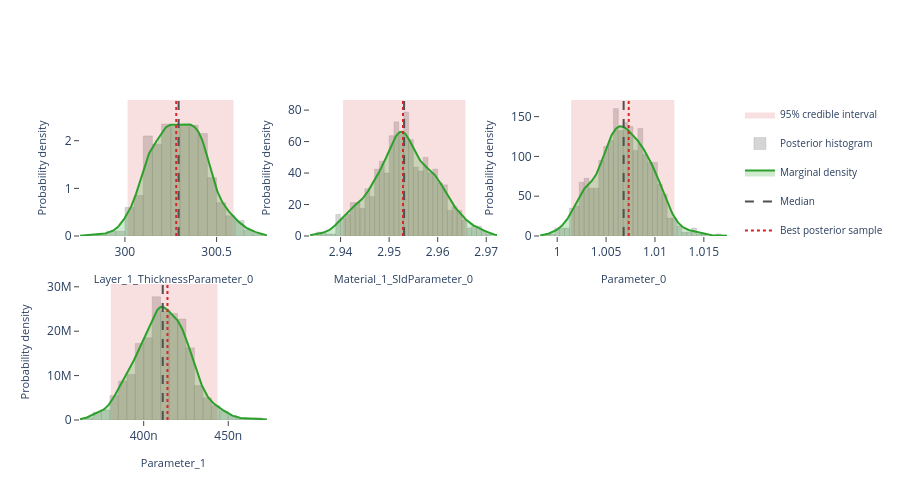

Here is the notebook cell this chart was saved with:
### Markdown cell above
## Interactive posterior plots

The next three cells render the same Plotly figures that are shown on the
Bayesian Posterior tab of the EasyReflectometryApp:

* **Marginals** — per-parameter distribution: histogram + smooth KDE marginal,
  shaded 95% credible interval, and median / best-sample lines
  (`plot_distribution` or `posterior.distribution()`)
* **Corner plot** — pairwise marginals + 2-D contours + scatter (`plot_corner`)
* **Traces** — per-chain trace + marginal histogram (`plot_trace`)

The standalone helpers are called with ``return_figure=True`` so they return a
Plotly ``Figure`` that we render in the notebook with ``fig.show()``; the
``PosteriorResults`` methods return the figure directly.

### Code cell
# ---- Marginal posterior distributions ---------------------------------------
# One panel per free parameter, each overlaying the posterior histogram, a
# smooth Gaussian-KDE marginal, the shaded 95% credible interval, and the
# median / best-sample reference lines.  Mirrors the "Marginals" sub-tab in
# the EasyReflectometryApp.

# The PosteriorResults method passes ``logp`` through automatically so the
# best posterior sample (MAP) line is drawn:
fig = posterior.distribution()
fig.show()

# Standalone equivalent (pass ``logp`` to get the best-sample line):
# fig = plot_distribution(
#     posterior.draws,
#     posterior.param_names,
#     logp=posterior.logp,
#     return_figure=True,
# )
# fig.show()

### Figure 1 — Plotly figure (JSON) as saved in the notebook; plotly's stock layout.template omitted (floating-point values rounded to 4 significant figures; data arrays with more than 128 entries replaced by an {"elided": "..."} marker saying what was removed)
{"data": [{"fill": "toself", "fillcolor": "rgba(214, 39, 40, 0.14)", "hoverinfo": "skip", "legendgroup": "95% credible interval", "line": {"color": "rgba(214, 39, 40, 0.14)", "width": 0}, "mode": "lines", "name": "95% credible interval", "showlegend": true, "type": "scatter", "x": [300.0, 300.6, 300.6, 300.0, 300.0], "xaxis": "x", "y": [0.0, 0.0, 2.854, 2.854, 0.0], "yaxis": "y"}, {"histnorm": "probability density", "hovertemplate": "sample=%{x:.4f}<br>density: %{y:.2f}<extra></extra>", "legendgroup": "histogram", "marker": {"color": "rgba(120, 120, 120, 0.38)", "line": {"color": "rgba(120, 120, 120, 0.24)", "width": 1}}, "name": "Posterior histogram", "nbinsx": 40, "opacity": 0.82, "showlegend": true, "type": "histogram", "x": {"elided": "800 float values"}, "xaxis": "x", "yaxis": "y"}, {"fill": "tozeroy", "fillcolor": "rgba(44, 160, 44, 0.22)", "hovertemplate": "Layer_1_ThicknessParameter_0: %{x:.4f}<br>density: %{y:.4f}<extra></extra>", "legendgroup": "marginal", "line": {"color": "rgb(44, 160, 44)", "width": 2}, "mode": "lines", "name": "Marginal density", "showlegend": true, "type": "scatter", "x": {"elided": "256 float values"}, "xaxis": "x", "y": {"elided": "256 float values"}, "yaxis": "y"}, {"hovertemplate": "Median: %{x:.4f}<extra></extra>", "legendgroup": "Median", "line": {"color": "rgb(80, 80, 80)", "dash": "dash", "width": 2}, "mode": "lines", "name": "Median", "showlegend": true, "type": "scatter", "x": [300.3, 300.3], "xaxis": "x", "y": [0.0, 2.854], "yaxis": "y"}, {"hovertemplate": "Best posterior sample: %{x:.4f}<extra></extra>", "legendgroup": "Best posterior sample", "line": {"color": "rgb(214, 39, 40)", "dash": "dot", "width": 2}, "mode": "lines", "name": "Best posterior sample", "showlegend": true, "type": "scatter", "x": [300.3, 300.3], "xaxis": "x", "y": [0.0, 2.854], "yaxis": "y"}, {"fill": "toself", "fillcolor": "rgba(214, 39, 40, 0.14)", "hoverinfo": "skip", "legendgroup": "95% credible interval", "line": {"color": "rgba(214, 39, 40, 0.14)", "width": 0}, "mode": "lines", "name": "95% credible interval", "showlegend": false, "type": "scatter", "x": [2.941, 2.966, 2.966, 2.941, 2.941], "xaxis": "x2", "y": [0.0, 0.0, 86.42, 86.42, 0.0], "yaxis": "y2"}, {"histnorm": "probability density", "hovertemplate": "sample=%{x:.4f}<br>density: %{y:.2f}<extra></extra>", "legendgroup": "histogram", "marker": {"color": "rgba(120, 120, 120, 0.38)", "line": {"color": "rgba(120, 120, 120, 0.24)", "width": 1}}, "name": "Posterior histogram", "nbinsx": 40, "opacity": 0.82, "showlegend": false, "type": "histogram", "x": {"elided": "800 float values"}, "xaxis": "x2", "yaxis": "y2"}, {"fill": "tozeroy", "fillcolor": "rgba(44, 160, 44, 0.22)", "hovertemplate": "Material_1_SldParameter_0: %{x:.4f}<br>density: %{y:.4f}<extra></extra>", "legendgroup": "marginal", "line": {"color": "rgb(44, 160, 44)", "width": 2}, "mode": "lines", "name": "Marginal density", "showlegend": false, "type": "scatter", "x": {"elided": "256 float values"}, "xaxis": "x2", "y": {"elided": "256 float values"}, "yaxis": "y2"}, {"hovertemplate": "Median: %{x:.4f}<extra></extra>", "legendgroup": "Median", "line": {"color": "rgb(80, 80, 80)", "dash": "dash", "width": 2}, "mode": "lines", "name": "Median", "showlegend": false, "type": "scatter", "x": [2.953, 2.953], "xaxis": "x2", "y": [0.0, 86.42], "yaxis": "y2"}, {"hovertemplate": "Best posterior sample: %{x:.4f}<extra></extra>", "legendgroup": "Best posterior sample", "line": {"color": "rgb(214, 39, 40)", "dash": "dot", "width": 2}, "mode": "lines", "name": "Best posterior sample", "showlegend": false, "type": "scatter", "x": [2.953, 2.953], "xaxis": "x2", "y": [0.0, 86.42], "yaxis": "y2"}, {"fill": "toself", "fillcolor": "rgba(214, 39, 40, 0.14)", "hoverinfo": "skip", "legendgroup": "95% credible interval", "line": {"color": "rgba(214, 39, 40, 0.14)", "width": 0}, "mode": "lines", "name": "95% credible interval", "showlegend": false, "type": "scatter", "x": [1.001, 1.012, 1.012, 1.001, 1.001], "xaxis": "x3", "y": [0.0, 0.0, 170.9, 170.9, 0.0], "yaxis": "y3"}, {"histnorm": "probability density", "hovertemplate": "sample=%{x:.4f}<br>density: %{y:.2f}<extra></extra>", "legendgroup": "histogram", "marker": {"color": "rgba(120, 120, 120, 0.38)", "line": {"color": "rgba(120, 120, 120, 0.24)", "width": 1}}, "name": "Posterior histogram", "nbinsx": 40, "opacity": 0.82, "showlegend": false, "type": "histogram", "x": {"elided": "800 float values"}, "xaxis": "x3", "yaxis": "y3"}, {"fill": "tozeroy", "fillcolor": "rgba(44, 160, 44, 0.22)", "hovertemplate": "Parameter_0: %{x:.4f}<br>density: %{y:.4f}<extra></extra>", "legendgroup": "marginal", "line": {"color": "rgb(44, 160, 44)", "width": 2}, "mode": "lines", "name": "Marginal density", "showlegend": false, "type": "scatter", "x": {"elided": "256 float values"}, "xaxis": "x3", "y": {"elided": "256 float values"}, "yaxis": "y3"}, {"hovertemplate": "Median: %{x:.4f}<extra></extra>", "legendgroup": "Median", "line": {"color": "rgb(80, 80, 80)", "dash": "dash", "width": 2}, "mode": "lines", "name": "Median", "showlegend": false, "type": "scatter", "x": [1.007, 1.007], "xaxis": "x3", "y": [0.0, 170.9], "yaxis": "y3"}, {"hovertemplate": "Best posterior sample: %{x:.4f}<extra></extra>", "legendgroup": "Best posterior sample", "line": {"color": "rgb(214, 39, 40)", "dash": "dot", "width": 2}, "mode": "lines", "name": "Best posterior sample", "showlegend": false, "type": "scatter", "x": [1.007, 1.007], "xaxis": "x3", "y": [0.0, 170.9], "yaxis": "y3"}, {"fill": "toself", "fillcolor": "rgba(214, 39, 40, 0.14)", "hoverinfo": "skip", "legendgroup": "95% credible interval", "line": {"color": "rgba(214, 39, 40, 0.14)", "width": 0}, "mode": "lines", "name": "95% credible interval", "showlegend": false, "type": "scatter", "x": [3.805e-07, 4.437e-07, 4.437e-07, 3.805e-07, 3.805e-07], "xaxis": "x4", "y": [0.0, 0.0, 30630000.0, 30630000.0, 0.0], "yaxis": "y4"}, {"histnorm": "probability density", "hovertemplate": "sample=%{x:.4f}<br>density: %{y:.2f}<extra></extra>", "legendgroup": "histogram", "marker": {"color": "rgba(120, 120, 120, 0.38)", "line": {"color": "rgba(120, 120, 120, 0.24)", "width": 1}}, "name": "Posterior histogram", "nbinsx": 40, "opacity": 0.82, "showlegend": false, "type": "histogram", "x": {"elided": "800 float values"}, "xaxis": "x4", "yaxis": "y4"}, {"fill": "tozeroy", "fillcolor": "rgba(44, 160, 44, 0.22)", "hovertemplate": "Parameter_1: %{x:.4f}<br>density: %{y:.4f}<extra></extra>", "legendgroup": "marginal", "line": {"color": "rgb(44, 160, 44)", "width": 2}, "mode": "lines", "name": "Marginal density", "showlegend": false, "type": "scatter", "x": {"elided": "256 float values"}, "xaxis": "x4", "y": {"elided": "256 float values"}, "yaxis": "y4"}, {"hovertemplate": "Median: %{x:.4f}<extra></extra>", "legendgroup": "Median", "line": {"color": "rgb(80, 80, 80)", "dash": "dash", "width": 2}, "mode": "lines", "name": "Median", "showlegend": false, "type": "scatter", "x": [4.113e-07, 4.113e-07], "xaxis": "x4", "y": [0.0, 30630000.0], "yaxis": "y4"}, {"hovertemplate": "Best posterior sample: %{x:.4f}<extra></extra>", "legendgroup": "Best posterior sample", "line": {"color": "rgb(214, 39, 40)", "dash": "dot", "width": 2}, "mode": "lines", "name": "Best posterior sample", "showlegend": false, "type": "scatter", "x": [4.141e-07, 4.141e-07], "xaxis": "x4", "y": [0.0, 30630000.0], "yaxis": "y4"}], "layout": {"barmode": "overlay", "height": 500, "legend": {"font": {"size": 10}}, "plot_bgcolor": "white", "showlegend": true, "xaxis": {"anchor": "y", "domain": [0.0, 0.2889], "range": [299.8, 300.8], "showgrid": false, "ticks": "outside", "title": {"font": {"size": 11}, "text": "Layer_1_ThicknessParameter_0"}, "zeroline": false}, "xaxis2": {"anchor": "y2", "domain": [0.3556, 0.6444], "range": [2.934, 2.972], "showgrid": false, "ticks": "outside", "title": {"font": {"size": 11}, "text": "Material_1_SldParameter_0"}, "zeroline": false}, "xaxis3": {"anchor": "y3", "domain": [0.7111, 1.0], "range": [0.9983, 1.017], "showgrid": false, "ticks": "outside", "title": {"font": {"size": 11}, "text": "Parameter_0"}, "zeroline": false}, "xaxis4": {"anchor": "y4", "domain": [0.0, 0.2889], "range": [3.623e-07, 4.729e-07], "showgrid": false, "ticks": "outside", "title": {"font": {"size": 11}, "text": "Parameter_1"}, "zeroline": false}, "xaxis5": {"anchor": "y5", "domain": [0.3556, 0.6444], "showgrid": false, "ticks": "outside", "zeroline": false}, "xaxis6": {"anchor": "y6", "domain": [0.7111, 1.0], "showgrid": false, "ticks": "outside", "zeroline": false}, "yaxis": {"anchor": "x", "domain": [0.575, 1.0], "range": [0.0, 2.854], "showgrid": false, "ticks": "outside", "title": {"font": {"size": 11}, "text": "Probability density"}, "zeroline": false}, "yaxis2": {"anchor": "x2", "domain": [0.575, 1.0], "range": [0.0, 86.42], "showgrid": false, "ticks": "outside", "title": {"font": {"size": 11}, "text": "Probability density"}, "zeroline": false}, "yaxis3": {"anchor": "x3", "domain": [0.575, 1.0], "range": [0.0, 170.9], "showgrid": false, "ticks": "outside", "title": {"font": {"size": 11}, "text": "Probability density"}, "zeroline": false}, "yaxis4": {"anchor": "x4", "domain": [0.0, 0.425], "range": [0.0, 30630000.0], "showgrid": false, "ticks": "outside", "title": {"font": {"size": 11}, "text": "Probability density"}, "zeroline": false}, "yaxis5": {"anchor": "x5", "domain": [0.0, 0.425], "showgrid": false, "ticks": "outside", "zeroline": false}, "yaxis6": {"anchor": "x6", "domain": [0.0, 0.425], "showgrid": false, "ticks": "outside", "zeroline": false}}}
